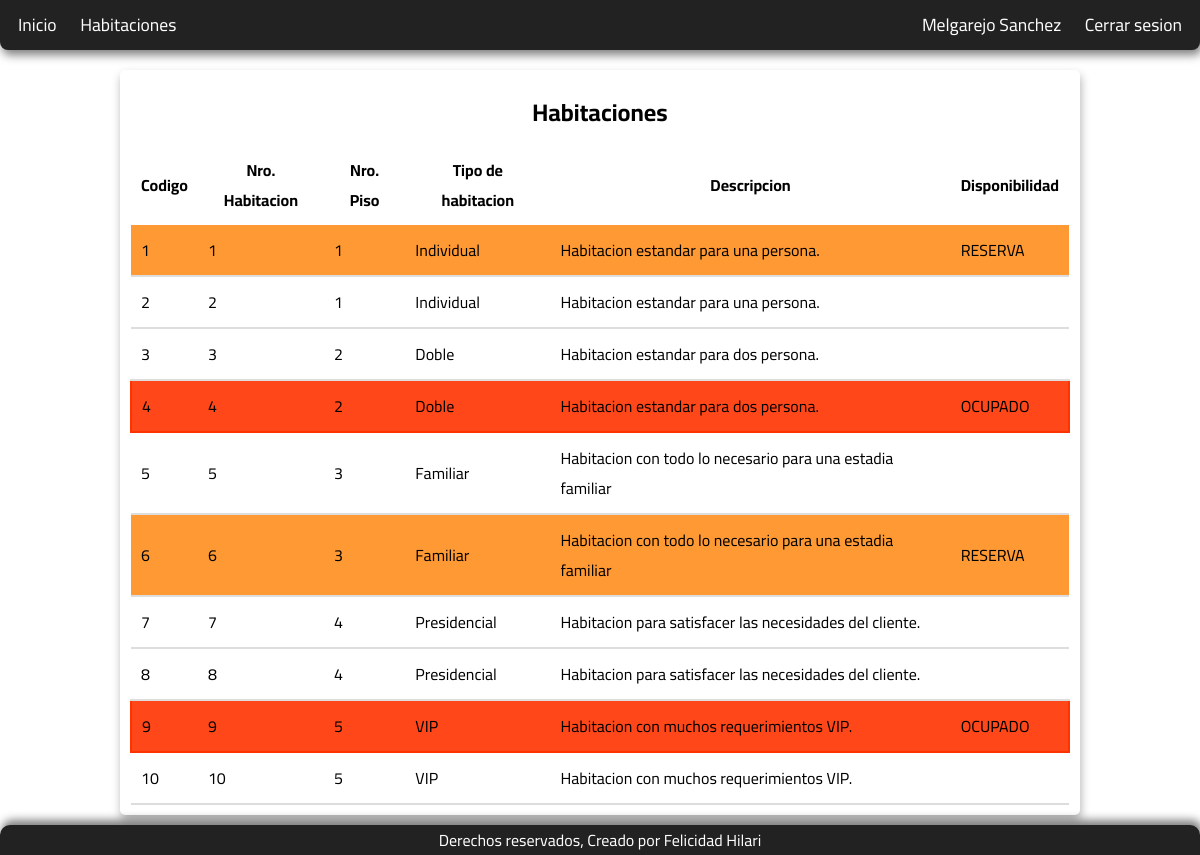
Screenshot of /habitaciones (signed in) with the database file from the repository.
### tables this page shows
CREATE TABLE `HABITACION`
(
	`COD_HABITACION` INT AUTO_INCREMENT NOT NULL,
	`NUMERO` VARCHAR(50) NULL,
	`PISO` INT NULL,
	`TIPO_DISPONIBILIDAD` VARCHAR(50) NULL,
	`TIPO_HABITACION` VARCHAR(50) NULL,
	`DESCRIPCION` VARCHAR(500) NULL,
	CONSTRAINT `PK_HABITACION` PRIMARY KEY (`COD_HABITACION` ASC)
);

### src/Views/View.php (called while the page is built, shortened)
<?php
class View
{
  private $data;
  private $basePath;
  public function __construct(string $basePath = '')
  {
    $this->data = [];
  }
  public function getBasePath()
  {
    return $this->basePath;
  }
  public function setBasePath(string $basePath)
  {
    $this->basePath = $basePath;
    return $this;
  }
  public function get(string $name)
  {
    return $this->data[$name];
  }
  public function render(string $viewName, array $data = []): void
  {
    $this->data = $data;
    $viewFile = VIEWS . $viewName . '.php';
    require $viewFile;
  }
}

### src/Controllers/Controller.php (called while the page is built, shortened)
<?php
class Controller
{
  protected $view;
  public function __construct()
  {
    $this->view = new View();
  }
  public function render(string $viewName, array $data = [])
  {
    $this->view->render($viewName, $data);
  }
}

### src/Controllers/HabitacionController.php (called while the page is built, shortened)
<?php
class HabitacionController extends Controller
{
  public function __construct()
  {
    $this->model = new HabitacionModel();
  }
  public function getAll(Request $request, Response $response): Response
  {
    $habitaciones = $this->model->getAll();
    $this->render('Habitacion/index', ["habitaciones" => $habitaciones]);
    return $response->withStatusCode(StatusCode::OK);
  }
}

### public/index.php (called while the page is built, shortened)
<?php
require __DIR__ . '/../app/autoload.php';
$basePath = str_replace('/' . basename(PATH_PUBLIC), '', $_SERVER['SCRIPT_NAME']);
$app = new App($basePath);
$app->get('/', HomeController::class);
$app->get('/login', [LoginController::class, 'login']);
$app->get('/logout', [LoginController::class, 'logout']);
$app->post('/login', [LoginController::class, 'auth']);
$app->get('/register', [LoginController::class, 'register']);
$app->post('/register', [LoginController::class, 'save']);
$app->get('/habitaciones', [HabitacionController::class, 'getAll']);
$app->get('/clientes', [ClienteController::class, 'getAll']);
$app->get('/perfil', [PerfilController::class, 'perfil']);
$app->run();

### src/Models/Model.php (called while the page is built, shortened)
<?php
class Model
{
  protected $database;
  public function __construct()
  {
    $this->database = new Database();
  }
  protected function selectAllFrom(string $tableName): PDOStatement
  {
    $connection = $this->database->connect();
    $query = "SELECT * FROM $tableName";
    $prepare = $connection->prepare($query);
    $prepare->execute();
    return $prepare;
  }
}

### src/Models/HabitacionModel.php (called while the page is built, shortened)
<?php
class HabitacionModel extends Model implements CrudInterface
{
  public function getAll(): array
  {
    $resultOfQuery = $this->selectAllFrom(self::ENTITIE_NAME);
    return $resultOfQuery->fetchAll(\PDO::FETCH_CLASS, Habitacion::class);
  }
}

### app/autoload.php (called while the page is built, shortened)
<?php
function autoload($class)
{
  $file = SRC . str_replace('\\', '/', $class) . '.php';
}

### src/Entities/Habitacion.php (called while the page is built, shortened)
<?php
class Habitacion extends Entitie
{
  private $COD_HABITACION;
  private $NUMERO;
  private $PISO;
  private $TIPO_DISPONIBILIDAD;
  private $TIPO_HABITACION;
  private $DESCRIPCION;
  public function getDescripcion()
  {
    return $this->DESCRIPCION;
  }
  public function getTipoHabitacion()
  {
    return $this->TIPO_HABITACION;
  }
  public function getTipoDisponibilidad()
  {
    return $this->TIPO_DISPONIBILIDAD;
  }
  public function getPiso()
  {
    return $this->PISO;
  }
  public function getNumero()
  {
    return $this->NUMERO;
  }
  public function getId()
  {
    return $this->COD_HABITACION;
  }
}

### src/Views/Habitacion/index.php (the view)
<!DOCTYPE html>
<html lang="es">
<head>
  <?php require VIEWS . 'Templates/Head.php'; ?>
</head>
<body style="background: url(<?= SERVER_HOST . $this->getBasePath() . '/img/bg-login.jpg' ?>)">
  <div class="root">
    <?php require VIEWS . 'Templates/Header.php'; ?>
    <div class="container">
      <div class="box">
        <div class="row-title">
          <h2>Habitaciones</h2>
        </div>
        <table class="table">
          <thead class="table-head">
            <tr>
              <th>Codigo</th>
              <th>Nro. Habitacion</th>
              <th>Nro. Piso</th>
              <th>Tipo de habitacion</th>
              <th>Descripcion</th>
              <th>Disponibilidad</th>
            </tr>
          </thead>
          <tbody class="table-body">
            <?php foreach ($this->get('habitaciones') as $habitacion) : ?>
              <tr class="<?= strtolower($habitacion->getTipoDisponibilidad()) ?>">
                <td><?= $habitacion->getId() ?></td>
                <td> <?= $habitacion->getNumero() ?></td>
                <td> <?= $habitacion->getPiso() ?></td>
                <td> <?= $habitacion->getTipoHabitacion() ?></td>
                <td> <?= $habitacion->getDescripcion() ?></td>
                <td> <?= $habitacion->getTipoDisponibilidad() ?></td>
              </tr>
            <?php endforeach ?>
          </tbody>
        </table>
      </div>
    </div>
    <?php require VIEWS . 'Templates/Footer.php'; ?>
  </div>
</body>
</html>

### public/styles/app.css (style rules this page uses)
* { box-sizing: border-box; margin: 0; padding: 0; }
body { font-family: "Cairo", sans-serif; }

### public/styles/barnav.css (style rules this page uses)
.root { display: grid; min-height: 100vh; grid-template-rows: auto 1fr auto; }

### public/styles/containers.css (style rules this page uses)
.container { width: 100%; display: flex; align-content: center; }
.container .box { background-color: #fff; margin: auto; padding: 10px; margin-top: 20px; margin-bottom: 10px; max-width: 1000px; width: 80%; border-radius: 5px; box-shadow: 1px 5px 10px rgba(0, 0, 0, 0.3); }
.container .box .row-title { display: flex; justify-content: space-evenly; margin: 10px; }

### public/styles/tables.css (style rules this page uses)
.container .box .table { margin: auto; border-collapse: collapse; border-radius: 5px; }
.container .box .table .table-head tr th , .container .box .table .table-body tr td { margin: 10px; padding: 10px; }
.container .box .table .table-body tr { border-bottom: 2px solid #ddd; transition: 0.3s; border-radius: 5px; }
.container .box .table .table-body .reserva { background: #f93; }
.container .box .table .table-body .ocupado { background: #ff471a; border: 2px solid #f30; }

### rows the page displays
habitacion: COD_HABITACION "1", NUMERO "1", PISO "1", TIPO_HABITACION "Individual", DESCRIPCION "Habitacion estandar para una persona.", TIPO_DISPONIBILIDAD "RESERVA"
habitacion: COD_HABITACION "2", NUMERO "2", PISO "1", TIPO_HABITACION "Individual", DESCRIPCION "Habitacion estandar para una persona."
habitacion: COD_HABITACION "3", NUMERO "3", PISO "2", TIPO_HABITACION "Doble", DESCRIPCION "Habitacion estandar para dos persona."
habitacion: COD_HABITACION "4", NUMERO "4", PISO "2", TIPO_HABITACION "Doble", DESCRIPCION "Habitacion estandar para dos persona.", TIPO_DISPONIBILIDAD "OCUPADO"
habitacion: COD_HABITACION "5", NUMERO "5", PISO "3", TIPO_HABITACION "Familiar", DESCRIPCION "Habitacion con todo lo necesario para una estadia familiar"
habitacion: COD_HABITACION "6", NUMERO "6", PISO "3", TIPO_HABITACION "Familiar", DESCRIPCION "Habitacion con todo lo necesario para una estadia familiar", TIPO_DISPONIBILIDAD "RESERVA"
habitacion: COD_HABITACION "7", NUMERO "7", PISO "4", TIPO_HABITACION "Presidencial", DESCRIPCION "Habitacion para satisfacer las necesidades del cliente."
habitacion: COD_HABITACION "8", NUMERO "8", PISO "4", TIPO_HABITACION "Presidencial", DESCRIPCION "Habitacion para satisfacer las necesidades del cliente."
habitacion: COD_HABITACION "9", NUMERO "9", PISO "5", TIPO_HABITACION "VIP", DESCRIPCION "Habitacion con muchos requerimientos VIP.", TIPO_DISPONIBILIDAD "OCUPADO"
habitacion: COD_HABITACION "10", NUMERO "10", PISO "5", TIPO_HABITACION "VIP", DESCRIPCION "Habitacion con muchos requerimientos VIP."

### other values shown
$cliente->getNombres() "Melgarejo"
$cliente->getPaterno() "Sanchez"
